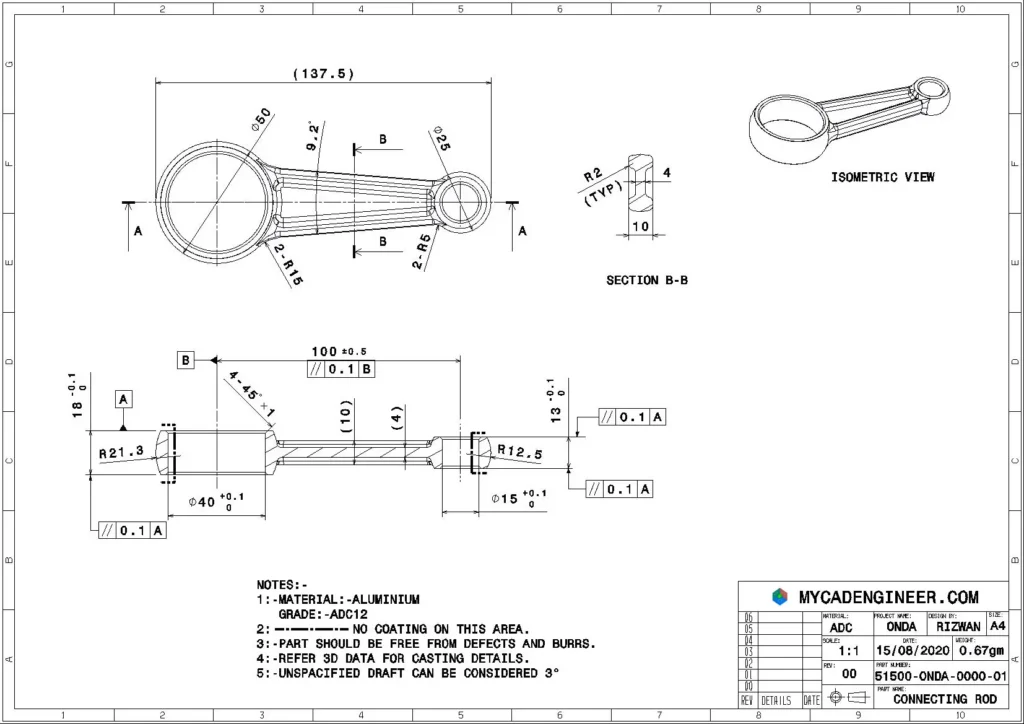
#> input picture training_data/gdt/CONNECTING-ROD-1024x724.webp, 1024 x 724 px
$ python run_titleblock_harness.py --image ../training_data/gdt/CONNECTING-ROD-1024x724.webp
#> lines starting #> are read from the running program, lines starting #| are printed output that depends on the picture; after the words box and inside, x2 and y2 are one past the last pixel; in counts of white or black regions, pixels touching at a corner belong together
### src/segmentation/title_block.py
"""Title block and border segmentation for engineering drawing sheets."""

from __future__ import annotations

from dataclasses import asdict, dataclass
from pathlib import Path
from typing import Iterable

import numpy as np
from PIL import Image, ImageFilter, ImageOps

@dataclass(frozen=True)
class NormalizedBox:
    x: float
    y: float
    w: float
    h: float

    def clipped(self) -> "NormalizedBox":
        x0 = min(max(self.x, 0.0), 1.0)
        y0 = min(max(self.y, 0.0), 1.0)
        x1 = min(max(self.x + self.w, 0.0), 1.0)
        y1 = min(max(self.y + self.h, 0.0), 1.0)
        return NormalizedBox(x0, y0, max(0.0, x1 - x0), max(0.0, y1 - y0))

    def to_pixels(self, width: int, height: int) -> tuple[int, int, int, int]:
        box = self.clipped()
        left = int(round(box.x * width))
        top = int(round(box.y * height))
        right = int(round((box.x + box.w) * width))
        bottom = int(round((box.y + box.h) * height))
        return left, top, max(left + 1, right), max(top + 1, bottom)

    def to_dict(self) -> dict[str, float]:
        return asdict(self.clipped())


@dataclass(frozen=True)
class TitleBlockCandidate:
    crop: NormalizedBox
    confidence: float
    score: float
    method: str
    line_rows: int
    line_cols: int
    dark_density: float
    notes: tuple[str, ...]
    present: bool = True

    def to_dict(self) -> dict:
        data = asdict(self)
        data["crop"] = self.crop.to_dict()
        data["notes"] = list(self.notes)
        return data


@dataclass(frozen=True)
class BorderSegmentation:
    confidence: float
    masks: tuple[NormalizedBox, ...]
    notes: tuple[str, ...]
    present: bool = True

    def to_dict(self) -> dict:
        return {
            "present": self.present,
            "confidence": self.confidence,
            "masks": [
                {"label": label, **box.to_dict()}
                for label, box in zip(("top border", "bottom border", "left border", "right border"), self.masks)
            ],
            "notes": list(self.notes),
        }


# [49 lines left out: function analyze_drawing_structure, not called in this run]


def detect_title_block(image: Image.Image) -> TitleBlockCandidate:
    """Detect the most likely title block using ruled-table structure.

    This is intentionally deterministic. Gemma 4 can use it as a teacher tool:
    it receives a best candidate, confidence, and reasons instead of a fixed
    lower-right crop.
    """

    gray = ImageOps.grayscale(image)
    arr = np.asarray(gray)
    height, width = arr.shape
    dark = _dark_mask(arr)

    search_y0 = int(height * 0.52)
    search_y1 = int(height * 0.985)
    search_x0 = int(width * 0.25)
    search_x1 = int(width * 0.99)
    roi = dark[search_y0:search_y1, search_x0:search_x1]

    if roi.size == 0:
        return _fallback_candidate(width, height, ("empty image region",))

    row_counts = roi.sum(axis=1)
    row_threshold = max(int((search_x1 - search_x0) * 0.16), int(np.percentile(row_counts, 96) * 0.72))
    row_indices = np.flatnonzero(row_counts >= row_threshold) + search_y0

    if len(row_indices) < 2:
        return _fallback_candidate(width, height, ("not enough lower-sheet horizontal ruling evidence",))

    row_groups = _group_close_indices(row_indices, max_gap=max(2, height // 420))
    row_centers = [int((start + end) / 2) for start, end in row_groups]
    bottom_cluster = _select_bottom_table_rows(row_centers, height)

    if len(bottom_cluster) < 2:
        return _fallback_candidate(width, height, ("could not form a lower title-block row cluster",))

    y_top = max(0, min(bottom_cluster) - max(3, height // 160))
    y_bottom = min(height, max(bottom_cluster) + max(5, height // 120))
    if y_bottom - y_top < height * 0.045:
        y_top = max(search_y0, y_bottom - int(height * 0.12))

    band = dark[y_top:y_bottom, search_x0:search_x1]
    col_counts = band.sum(axis=0)
    col_threshold = max(int((y_bottom - y_top) * 0.22), int(np.percentile(col_counts, 94) * 0.65))
    col_indices = np.flatnonzero(col_counts >= col_threshold) + search_x0

    if len(col_indices) >= 2:
        col_groups = _group_close_indices(col_indices, max_gap=max(2, width // 600))
        col_centers = [int((start + end) / 2) for start, end in col_groups]
        x_left, x_right = _select_title_block_columns(col_centers, width)
        if y_top / height > 0.86 and (x_right - x_left) / width > 0.55:
            right_table_cols = [col for col in col_centers if col >= width * 0.70]
            if len(right_table_cols) >= 2 and max(right_table_cols) - min(right_table_cols) >= width * 0.16:
                x_left, x_right = min(right_table_cols), max(right_table_cols)
    else:
        x_left, x_right = _horizontal_extent_from_rows(dark, bottom_cluster, search_x0, search_x1)

    pad_x = max(4, width // 280)
    pad_y = max(3, height // 260)
    x_left = max(0, x_left - pad_x)
    x_right = min(width, x_right + pad_x)
    y_top = max(0, y_top - pad_y)
    y_bottom = min(height, y_bottom + pad_y)

    if x_right - x_left < width * 0.16 or y_bottom - y_top < height * 0.04:
        return _fallback_candidate(width, height, ("candidate table was too small",))

    candidate_mask = dark[y_top:y_bottom, x_left:x_right]
    density = float(candidate_mask.mean())
    line_rows = _count_projection_peaks(candidate_mask.sum(axis=1), min_fraction=0.18, span=x_right - x_left)
    line_cols = _count_projection_peaks(candidate_mask.sum(axis=0), min_fraction=0.16, span=y_bottom - y_top)
    right_contact = x_right / width
    bottom_contact = y_bottom / height
    width_ratio = (x_right - x_left) / width
    height_ratio = (y_bottom - y_top) / height

    score = (
        min(line_rows / 6.0, 1.0) * 0.28
        + min(line_cols / 6.0, 1.0) * 0.24
        + _range_score(density, 0.025, 0.22) * 0.18
        + _range_score(width_ratio, 0.24, 0.72) * 0.12
        + _range_score(height_ratio, 0.07, 0.32) * 0.10
        + min(max((right_contact - 0.68) / 0.25, 0.0), 1.0) * 0.04
        + min(max((bottom_contact - 0.72) / 0.23, 0.0), 1.0) * 0.04
    )
    confidence = round(min(max(score, 0.05), 0.98), 3)

    notes = []
    if line_rows < 3:
        notes.append("weak horizontal title-block ruling evidence")
    if line_cols < 3:
        notes.append("weak vertical title-block ruling evidence")
    if bottom_contact < 0.78:
        notes.append("candidate is not strongly attached to lower sheet area")
    if not notes:
        notes.append("candidate selected from lower ruled-table cluster")

    present = line_rows >= 4 and line_cols >= 4 and density >= 0.075
    if not present:
        notes.append("no title block detected; lower ruled marks look like dimensions/callouts rather than a title table")
        confidence = min(confidence, 0.22)

    return TitleBlockCandidate(
        crop=NormalizedBox(x_left / width, y_top / height, (x_right - x_left) / width, (y_bottom - y_top) / height),
        confidence=confidence,
        score=round(score, 3),
        method="lower_ruled_table_projection_v1",
        line_rows=line_rows,
        line_cols=line_cols,
        dark_density=round(density, 4),
        notes=tuple(notes),
        present=present,
    )


def estimate_border(image: Image.Image) -> BorderSegmentation:
    """Estimate sheet border masks as edge bands.

    The current project treats border zones as format artifacts. The masks are
    deliberately broad and conservative so a supervisor can verify whether the
    border was separated from title-block/table content.
    """

    width, height = image.size
    gray = ImageOps.grayscale(image)
    dark = _dark_mask(np.asarray(gray))
    edge = max(4, int(min(width, height) * 0.06))
    continuity = (
        float(dark[:edge, :].sum(axis=1).max() / width),
        float(dark[-edge:, :].sum(axis=1).max() / width),
        float(dark[:, :edge].sum(axis=0).max() / height),
        float(dark[:, -edge:].sum(axis=0).max() / height),
    )
    strong_edges = sum(value >= 0.65 for value in continuity)
    present = strong_edges >= 3
    if not present:
        return BorderSegmentation(
            confidence=round(max(0.05, min(0.45, max(continuity))), 3),
            masks=(),
            notes=(
                "no sheet border detected; image appears cropped to drawing content",
                "do not mask border/title-block regions for this input unless another detector finds them",
            ),
            present=False,
        )
    masks = (
        NormalizedBox(0.0, 0.0, 1.0, edge / height),
        NormalizedBox(0.0, 1.0 - edge / height, 1.0, edge / height),
        NormalizedBox(0.0, 0.0, edge / width, 1.0),
        NormalizedBox(1.0 - edge / width, 0.0, edge / width, 1.0),
    )
    edge_density = float(
        np.concatenate(
            [
                dark[:edge, :].ravel(),
                dark[-edge:, :].ravel(),
                dark[:, :edge].ravel(),
                dark[:, -edge:].ravel(),
            ]
        ).mean()
    )
    confidence = round(min(0.95, max(0.25, edge_density * 8.0)), 3)
    return BorderSegmentation(
        confidence=confidence,
        masks=masks,
        notes=(
            "border zones are masked as sheet format artifacts",
            "zone letters/numbers are not interpreted in this pass",
        ),
        present=True,
    )


# [73 lines left out: function detect_projection_regions, not called in this run]


def crop_image(image_path: str | Path, box: NormalizedBox) -> Image.Image:
    image = Image.open(image_path).convert("RGB")
    return image.crop(box.to_pixels(*image.size))


# [20 lines left out: function iter_default_title_block_images, not called in this run]


def _dark_mask(arr: np.ndarray) -> np.ndarray:
    threshold = min(225, max(145, int(np.percentile(arr, 35) + 42)))
    return arr < threshold


# [12 lines left out: function _fallback_candidate, not called in this run]


def _group_close_indices(indices: np.ndarray | list[int], max_gap: int) -> list[tuple[int, int]]:
    if len(indices) == 0:
        return []
    values = [int(v) for v in indices]
    groups = []
    start = prev = values[0]
    for value in values[1:]:
        if value - prev <= max_gap:
            prev = value
            continue
        groups.append((start, prev))
        start = prev = value
    groups.append((start, prev))
    return groups


def _select_bottom_table_rows(row_centers: list[int], height: int) -> list[int]:
    rows = [row for row in row_centers if row >= height * 0.55]
    if not rows:
        return []
    bottom = max(rows)
    selected = [bottom]
    max_gap = max(18, int(height * 0.045))
    for row in reversed(rows[:-1]):
        if selected[-1] - row <= max_gap:
            selected.append(row)
        elif len(selected) >= 3:
            break
    selected = sorted(selected)
    if len(selected) < 2:
        return rows[-4:]
    return selected


def _select_title_block_columns(col_centers: list[int], width: int) -> tuple[int, int]:
    cols = [col for col in col_centers if col >= width * 0.25]
    if len(cols) < 2:
        return int(width * 0.52), int(width * 0.95)
    right = max(cols)
    left_candidates = [col for col in cols if right - col >= width * 0.18]
    left = min(left_candidates) if left_candidates else min(cols)
    if right - left > width * 0.74:
        left = min((col for col in cols if col >= width * 0.38), default=left)
    return left, right


# [10 lines left out: function _horizontal_extent_from_rows, not called in this run]


def _count_projection_peaks(values: np.ndarray, min_fraction: float, span: int) -> int:
    if values.size == 0:
        return 0
    threshold = max(int(span * min_fraction), int(np.percentile(values, 94) * 0.6))
    groups = _group_close_indices(np.flatnonzero(values >= threshold), max_gap=2)
    return len(groups)


def _range_score(value: float, low: float, high: float) -> float:
    if low <= value <= high:
        return 1.0
    if value < low:
        return max(0.0, value / low)
    return max(0.0, 1.0 - (value - high) / high)


# [99 lines left out: functions _connected_components, _merge_overlapping_boxes, _box_overlap, _box_union, _projection_label, _expand_projection_pixels and 1 more, not called in this run]

### scripts/run_titleblock_harness.py
"""Run the title-block segmentation harness over the drawing test corpus."""

from __future__ import annotations

import argparse
import html
import json
from pathlib import Path

from PIL import Image, ImageDraw, ImageOps, UnidentifiedImageError

from src.segmentation.title_block import (
    NormalizedBox,
    crop_image,
    detect_title_block,
    estimate_border,
    iter_default_title_block_images,
)


def main() -> None:
    parser = argparse.ArgumentParser(description="Generate title-block segmentation review artifacts.")
    parser.add_argument("--output-dir", default="experiments/titleblock_harness")
    parser.add_argument("--image", action="append", help="Specific image path. May be repeated.")
    parser.add_argument("--limit", type=int, default=None)
    args = parser.parse_args()

    output_dir = Path(args.output_dir)
    overlay_dir = output_dir / "overlays"
    crop_dir = output_dir / "crops"
    overlay_dir.mkdir(parents=True, exist_ok=True)
    crop_dir.mkdir(parents=True, exist_ok=True)

    images = [Path(path) for path in args.image] if args.image else list(iter_default_title_block_images("."))
    if args.limit:
        images = images[: args.limit]

    records = []
    for image_path in images:
        try:
            record = process_image(image_path, overlay_dir, crop_dir)
#> in process_image, image is the input picture: PIL image 1024x724 RGB; mean R, G, B 244.5, 244.5, 244.5
        except (UnidentifiedImageError, OSError) as exc:
            record = {
                "filename": image_path.name,
                "path": str(image_path),
                "skipped": True,
                "reason": f"could not open image: {exc}",
                "feedbackTemplate": f"filename={image_path.name} | area=title-block-harness | issue=<issue>",
            }
        records.append(record)

    summary = {
        "records": records,
        "total": len(records),
        "skipped": sum(1 for record in records if record.get("skipped")),
        "low_confidence": sum(
            1 for record in records if not record.get("skipped") and record["titleBlock"]["confidence"] < 0.45
        ),
        "outputDir": str(output_dir),
    }
    (output_dir / "summary.json").write_text(json.dumps(summary, indent=2), encoding="utf-8")
    (output_dir / "teacher_review.jsonl").write_text(
        "\n".join(json.dumps(_teacher_item(record)) for record in records) + "\n",
        encoding="utf-8",
    )
    write_index(output_dir, records)
    print(f"Wrote {len(records)} title-block review records to {output_dir}")


def process_image(image_path: Path, overlay_dir: Path, crop_dir: Path) -> dict:
    image = Image.open(image_path).convert("RGB")
    candidate = detect_title_block(image)
#> in _dark_mask, `threshold = min(225, max(145, int(np.percentile(arr, 35) + 42)))`: threshold = 225
#> in _dark_mask, `return arr < threshold`:
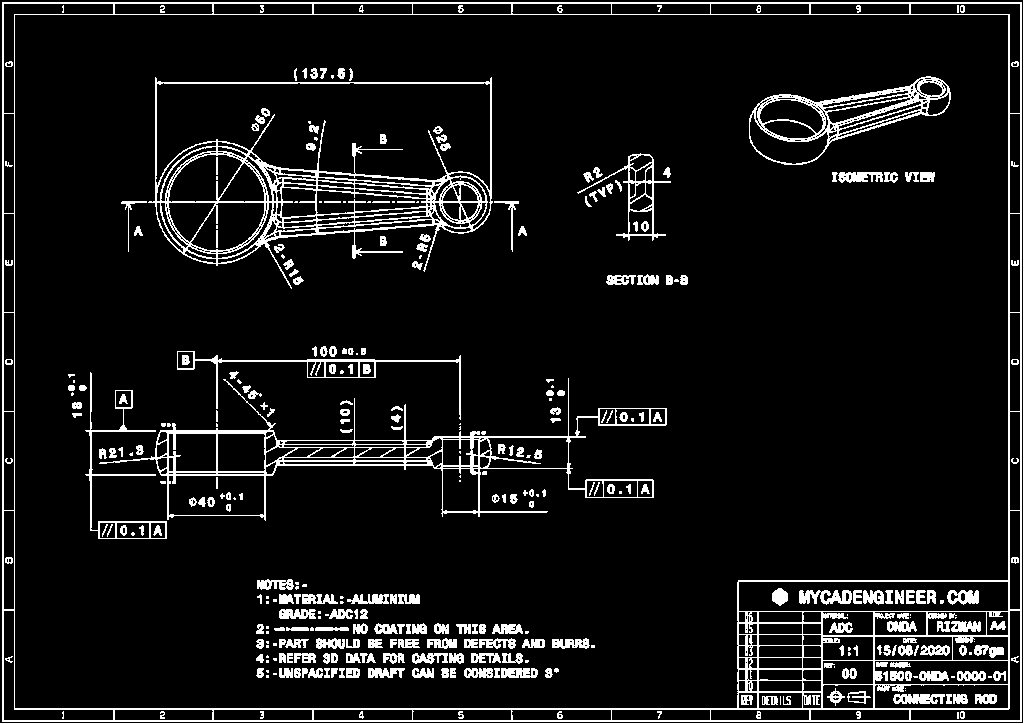
#> returned value: shape (724, 1024) bool; 8.5% white in thin lines or dots
#> in detect_title_block, `roi = dark[search_y0:search_y1, search_x0:search_x1]`:
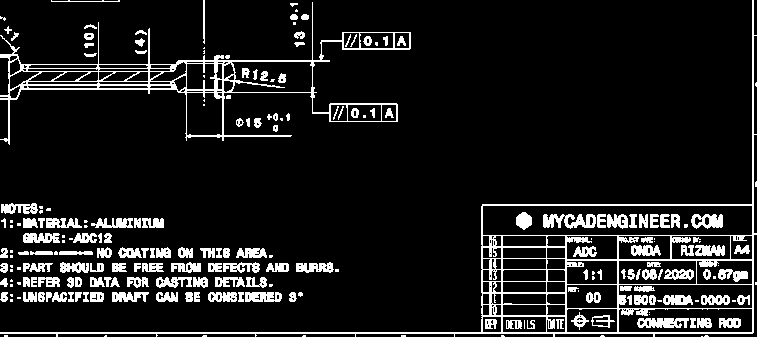
#> roi: shape (337, 757) bool; 10.9% white; 226 white regions (70 under 20 px), largest, box (x1, y1, x2, y2) and area: (0, 0, 757, 337) 6740, (0, 2, 411, 145) 4514, (543, 214, 596, 229) 500
#> in detect_title_block, `row_counts = roi.sum(axis=1)`: row_counts = 337 values, max 754 at index 332, min 2 at index 145, mean 82.49
#> in detect_title_block, `row_threshold = max(int((search_x1 - search_x0) * 0.16), int(np.percen..`: row_threshold = 213
#> in detect_title_block, `row_indices = np.flatnonzero(row_counts >= row_threshold) + search_y0`: row_indices = 46 values from 465 to 709
#> in _group_close_indices, `start = prev = values[0]`: start = 465
#> the loop in _group_close_indices, `for value in values[1:]:` made 45 passes
#> (value, prev) on passes 2, 4, 5, 6, 7, 8, 9, 10: (581, 581), (596, 596), (597, 597), (598, 598), (599, 599), (600, 600), (601, 601), (602, 602)
#> after the loop in _group_close_indices, `for value in values[1:]:`: groups = [(465, 465), (580, 581), (595, 603), (611, 611), (625, 631), (639, 647), (653, 657), (660, 660), (668, 677)]
#> in detect_title_block, `row_groups = _group_close_indices(row_indices, max_gap=max(2, height /..`: row_groups = [(465, 465), (580, 581), (595, 603), (611, 611), (625, 631), (639, 647), (653, 657), (660, 660), (668, 677), (708, 709)]
#> in detect_title_block, `row_centers = [int((start + end) / 2) for start, end in row_groups]`: row_centers = [465, 580, 599, 611, 628, 643, 655, 660, 672, 708]
#> in _select_bottom_table_rows, `bottom = max(rows)`: bottom = 708
#> in _select_bottom_table_rows, `selected = [bottom]`: selected = [708]
#> the loop in _select_bottom_table_rows, `for row in reversed(rows[:-1]):` made 9 passes
#> row on passes 1 to 8: 672, 660, 655, 643, 628, 611, 599, 580
#> in detect_title_block, `bottom_cluster = _select_bottom_table_rows(row_centers, height)`: bottom_cluster = [655, 660, 672, 708]
#> in detect_title_block, `y_top = max(0, min(bottom_cluster) - max(3, height // 160))`: y_top = 651
#> in detect_title_block, `y_bottom = min(height, max(bottom_cluster) + max(5, height // 120))`: y_bottom = 714
#> in detect_title_block, `band = dark[y_top:y_bottom, search_x0:search_x1]`:
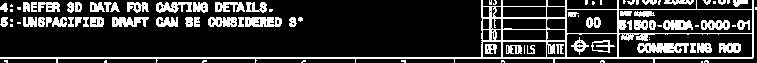
#> band: shape (63, 757) bool; 20.5% white; 93 white regions (35 under 20 px), largest, box (x1, y1, x2, y2) and area: (0, 0, 754, 63) 3476, (637, 43, 689, 53) 403, (245, 17, 282, 27) 310
#> in detect_title_block, `col_counts = band.sum(axis=0)`: col_counts = 757 values, max 62 at index 501, min 0 at index 754, mean 12.94
#> in detect_title_block, `col_threshold = max(int((y_bottom - y_top) * 0.22), int(np.percentile(..`: col_threshold = 17
#> in detect_title_block, `col_indices = np.flatnonzero(col_counts >= col_threshold) + search_x0`: col_indices = 255 values from 258 to 1009
#> the loop in _group_close_indices (call 2), `for value in values[1:]:` made 254 passes
#> (value, prev) on passes 1, 2, 3, 4, 6, 7, 9, 10: (259, 259), (260, 260), (261, 261), (262, 262), (280, 280), (281, 281), (285, 285), (287, 287)
#> in detect_title_block, `col_groups = _group_close_indices(col_indices, max_gap=max(2, width //..`: col_groups = 55 pairs, first value 258 to 1008, second value 262 to 1009
#> in detect_title_block, `col_centers = [int((start + end) / 2) for start, end in col_groups]`: col_centers = 55 values from 260 to 1008
#> in _select_title_block_columns, `right = max(cols)`: right = 1008
#> in _select_title_block_columns, `left_candidates = [col for col in cols if right - col >= width * 0.18]`: left_candidates = 40 values from 260 to 821
#> in _select_title_block_columns, `left = min(left_candidates) if left_candidates else min(cols)`: left = 260
#> in detect_title_block, `x_left, x_right = _select_title_block_columns(col_centers, width)`: x_right = 1008
#> in detect_title_block, `right_table_cols = [col for col in col_centers if col >= width * 0.70]`: right_table_cols = 26 values from 737 to 1008
#> in detect_title_block, `x_left, x_right = min(right_table_cols), max(right_table_cols)`: x_left = 737
#> in detect_title_block, `x_left = max(0, x_left - pad_x)`: x_left = 733
#> in detect_title_block, `x_right = min(width, x_right + pad_x)`: x_right = 1012
#> in detect_title_block, `y_top = max(0, y_top - pad_y)`: y_top = 648
#> in detect_title_block, `y_bottom = min(height, y_bottom + pad_y)`: y_bottom = 717
#> in detect_title_block, `candidate_mask = dark[y_top:y_bottom, x_left:x_right]`:
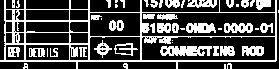
#> candidate_mask: shape (69, 279) bool; 29.6% white; 51 white regions (16 under 20 px), largest, box (x1, y1, x2, y2) and area: (0, 0, 277, 69) 2547, (160, 46, 212, 56) 403, (186, 23, 216, 33) 240
#> in detect_title_block, `density = float(candidate_mask.mean())`: density = 0.296
#> (the rest of the program and of its run is left out)
